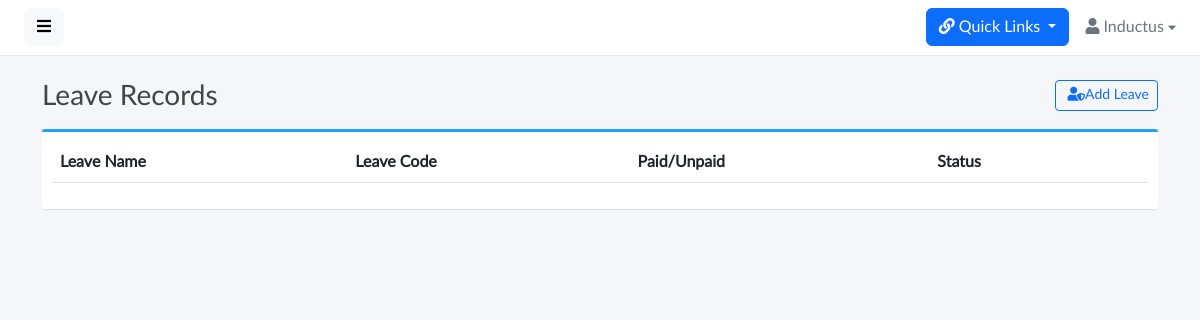
The app's page /leave/leave-master/ (signed in), older data.
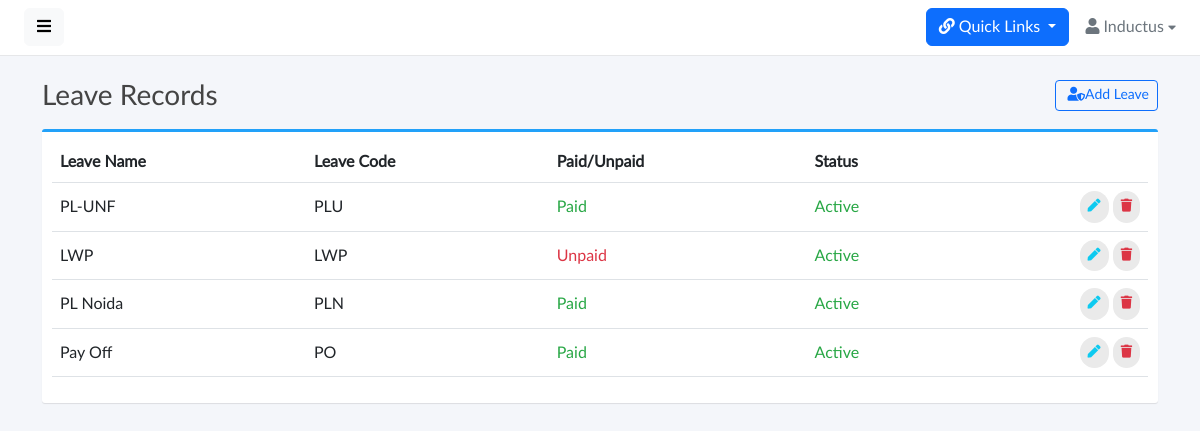
The same page, newer data.
### base/models.py (models this page shows, shortened)
class LeaveMaster(models.Model):
    id = models.CharField(max_length=25,primary_key=True,default=generate_unique_id,editable=False)
    leave_name = models.CharField(max_length=50 , unique=True)
    leave_code = models.CharField(max_length=5,null=True,blank=True,unique=True)
    paid_leave = models.BooleanField(default=False)
    status = models.BooleanField(default=True)

### base/views.py (the view)
# urls.py: path('leave/leave-master/',views.LeaveMasterView,name='leave-master'),
@login_required(login_url='signin')
def LeaveMasterView(request):
    leave_records = LeaveMaster.objects.all()
    if request.method == 'POST':
        print('hello')
        leave_form = LeaveMasterForm(data=request.POST)
        leave_code = request.POST['leave_code']
        lname = request.POST['leave_name']
        leavecode_exist = LeaveMaster.objects.filter(leave_code=leave_code).exists() or  LeaveMaster.objects.filter(leave_name=lname).exists()
        if leavecode_exist:
            print("Enter")
            messages.error(request, "Leave name or code already Exists")
            return redirect('leave-master')
        if leave_form.is_valid():
            leave_form.save()
            messages.success(request, "Leave added successfully.")
            return redirect('leave-master')
    else:
        leave_form = LeaveMasterForm()
    context = {
        'leave_records': leave_records,
        'leave_form': leave_form,
    }
    return render(request, 'leave_master.html', context)

### base/models.py (called while the page is built)
def generate_unique_id():
    return nanoid.generate(size=25)

### base/templates/leave_master.html (shortened to what this page needs)
{% extends 'base.html' %} {% load static %} {% block start %}
<div class="content">
  <div class="container">
    <div class="page-title">
      <h3>
        Leave Records
        <button
          type="button"
          class="btn btn-sm btn-outline-primary float-end"
          data-bs-toggle="modal"
          data-bs-target="#exampleModal"
        >
          &nbsp;<i class="fas fa-user-shield"></i>Add Leave
        </button>
      </h3>
    </div>
    <div class="box box-primary">
      <div class="box-body">
        <table width="100%" class="table table-hover" id="dataTables-example">
          <thead>
            <tr>
              <th>Leave Name</th>
              <th>Leave Code</th>
              <th>Paid/Unpaid</th>
              <th>Status</th>
              <th></th>
            </tr>
          </thead>
          <tbody>
            {% for leave in leave_records %}
            <tr>
              <td>{{leave.leave_name}}</td>
              <td>{{leave.leave_code}}</td>
              {% if leave.paid_leave %}
              <td style="color: #28a745">Paid</td>
              {% else %}
              <td style="color: #dc3545">Unpaid</td>
              {% endif %}
              {% if leave.status %}
              <td style="color: #28a745">Active</td>
              {% else %}
              <td style="color: #dc3545">In Active</td>
              {% endif %}
              <td class="text-end">
                <a
                  href=""
                  class="btn btn-outline-info btn-rounded"
                  data-bs-toggle="modal"
                  data-bs-target="#editleaveModal{{leave.id}}"
                  ><i class="fas fa-pen"></i
                ></a>
                <a
                  class="btn btn-outline-danger btn-rounded"
                  data-bs-toggle="modal"
                  data-bs-target="#deleteleaveModal{{leave.id}}"
                >
                  <i class="fas fa-trash"></i>
                </a>
              </td>
            </tr>
            {% endfor %}
          </tbody>
        </table>
      </div>
    </div>
  </div>
</div>
{% endblock %}

Row changes from the older to the newer data that the page shows:
added LeaveMaster: leave_name "PL-UNF", leave_code "PLU", paid_leave "Paid", status "Active"
added LeaveMaster: leave_name "LWP", leave_code "LWP", paid_leave "Unpaid", status "Active"
added LeaveMaster: leave_name "PL Noida", leave_code "PLN", paid_leave "Paid", status "Active"
added LeaveMaster: leave_name "Pay Off", leave_code "PO", paid_leave "Paid", status "Active"
